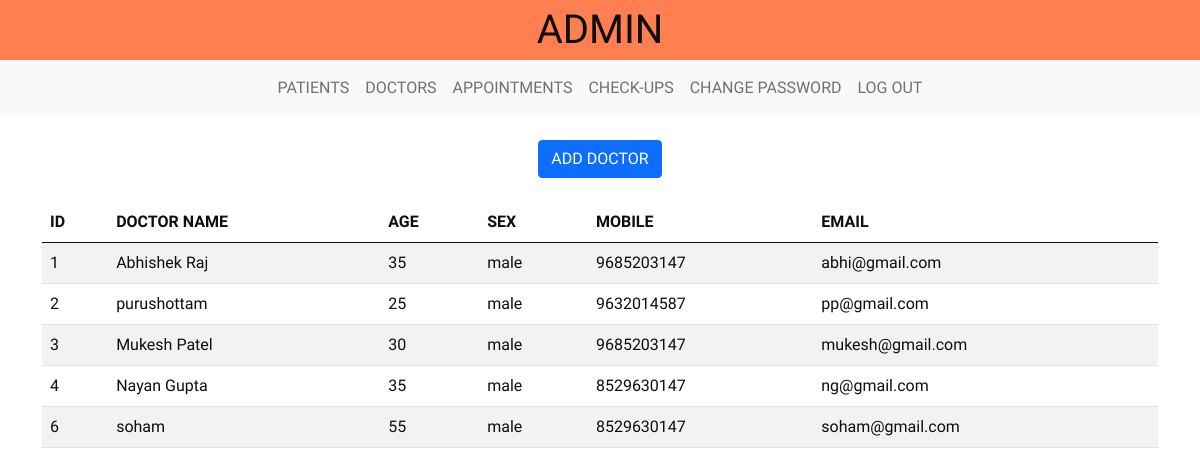
/DBMS/admindoctor.php (signed in), run on the app's committed database.
### tables this page shows
CREATE TABLE `doctor` (
  `doc_id` int(5) NOT NULL,
  `name` varchar(255) NOT NULL,
  `sex` varchar(255) NOT NULL,
  `age` int(5) NOT NULL,
  `mobile` varchar(10) NOT NULL,
  `email` varchar(255) NOT NULL,
  `password` varchar(255) NOT NULL
);

### DBMS/admindoctor.php (the view, shortened to what this page needs)
<!DOCTYPE html>
<html lang="en">
<head>
    <link rel="stylesheet" href="style1.css">
    <link href="https://cdn.jsdelivr.net/npm/bootstrap@5.0.2/dist/css/bootstrap.min.css" rel="stylesheet">
</head>
<body>
    <header>
        <p>
            <span>ADMIN</span>
        </p>
    </header>
    <?php
    include "adminnav.php";
    ?>
  <br><center><a class="btn btn-primary" href="adminadddoc.php">ADD DOCTOR</a></center><br>
  <div class="container">
    <table class="table table-striped">
      <thead>
        <tr>
          <th scope="col">ID</th>
          <th scope="col">DOCTOR NAME</th>
          <th scope="col">AGE</th>
          <th scope="col">SEX</th>
          <th scope="col">MOBILE</th>
          <th scope="col">EMAIL</th>
        </tr>
      </thead>
      <tbody>
      <?php
              include "connection.php";
              $sql = "select doc_id,name,age,sex,mobile,email from doctor";
              $result = mysqli_query($conn, $sql);
              if ($result->num_rows > 0) {
                while($row = $result->fetch_assoc()) {
                    echo "<tr><td>" . $row["doc_id"]. "</td><td>" . $row["name"]. "</td><td>" . $row["age"]. "</td><td>" . $row["sex"]. "</td><td>" . $row["mobile"]. "</td><td>" . $row["email"]. "</td></tr>";
                }
            } else {
                echo "0 results";
            }
          ?>
      </tbody>
    </table>
  </div>
</body>
</html>

### DBMS/style1.css (style rules this page uses)
* { margin: 0; padding: 0; font-family:Itim; color:rgb(14, 14, 14); box-sizing: border-box; }
html, body { margin:0; }
header { background-color: coral; font-size: 250%; margin:0; text-align:center; }
header p { margin:0; }
body { background-color: #badfd7; background-size: cover; background-repeat: no-repeat; }

### data on the page
doctor: doc_id "1", name "Abhishek Raj", age "35", sex "male", mobile "9685203147", email "abhi@gmail.com"
doctor: doc_id "2", name "purushottam", age "25", sex "male", mobile "9632014587", email "pp@gmail.com"
doctor: doc_id "3", name "Mukesh Patel", age "30", sex "male", mobile "9685203147", email "mukesh@gmail.com"
doctor: doc_id "4", name "Nayan Gupta", age "35", sex "male", mobile "8529630147", email "ng@gmail.com"
doctor: doc_id "6", name "soham", age "55", sex "male", mobile "8529630147", email "soham@gmail.com"
